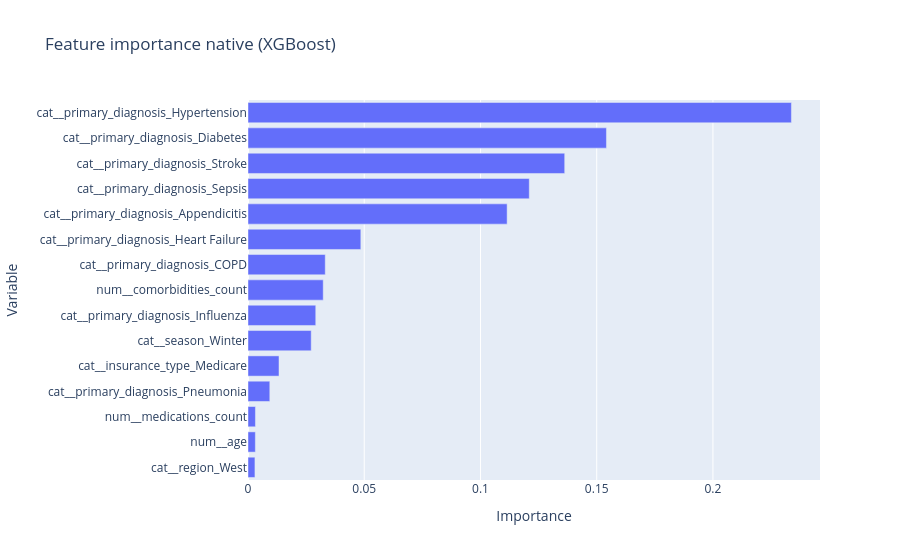

The cell this chart's notebook holds for it:
### Markdown cell above
Les performances obtenues en validation croisée sont proches de celles observées sur le jeu de test indépendant (écart de 0,028 jours). Cela suggère que le modèle généralise correctement et que l'optimisation n'a pas conduit à un surapprentissage manifeste.

### Code cell
feature_names = xgb_model.named_steps["preprocessor"].get_feature_names_out()
importances = xgb_model.named_steps["regressor"].feature_importances_

feature_importance_df = (
    pd.DataFrame({"feature": feature_names, "importance": importances})
    .sort_values("importance", ascending=False)
    .reset_index(drop=True)
)

display(feature_importance_df.head(15))

fig = px.bar(
    feature_importance_df.head(15),
    x="importance",
    y="feature",
    orientation="h",
    title="Feature importance native (XGBoost)",
    labels={"importance": "Importance", "feature": "Variable"},
)
fig.update_layout(yaxis={"categoryorder": "total ascending"})
fig.show()

### Figure 1 — Plotly figure (JSON) as saved in the notebook; plotly's stock layout.template omitted (floating-point values rounded to 4 significant figures)
{"data": [{"hovertemplate": "Importance=%{x}<br>Variable=%{y}<extra></extra>", "legendgroup": "", "marker": {"color": "#636efa", "pattern": {"shape": ""}}, "name": "", "orientation": "h", "showlegend": false, "textposition": "auto", "type": "bar", "x": [0.2337, 0.1542, 0.1362, 0.121, 0.1115, 0.04854, 0.03323, 0.03236, 0.02915, 0.02719, 0.01334, 0.009377, 0.0032, 0.003161, 0.002983], "xaxis": "x", "y": ["cat__primary_diagnosis_Hypertension", "cat__primary_diagnosis_Diabetes", "cat__primary_diagnosis_Stroke", "cat__primary_diagnosis_Sepsis", "cat__primary_diagnosis_Appendicitis", "cat__primary_diagnosis_Heart Failure", "cat__primary_diagnosis_COPD", "num__comorbidities_count", "cat__primary_diagnosis_Influenza", "cat__season_Winter", "cat__insurance_type_Medicare", "cat__primary_diagnosis_Pneumonia", "num__medications_count", "num__age", "cat__region_West"], "yaxis": "y"}], "layout": {"barmode": "relative", "legend": {"tracegroupgap": 0}, "title": {"text": "Feature importance native (XGBoost)"}, "xaxis": {"anchor": "y", "domain": [0, 1], "title": {"text": "Importance"}}, "yaxis": {"anchor": "x", "categoryorder": "total ascending", "domain": [0, 1], "title": {"text": "Variable"}}}}
